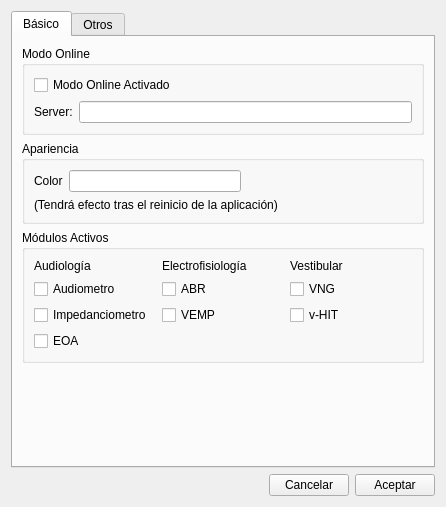
<?xml version="1.0" encoding="UTF-8"?>
<ui version="4.0">
 <class>Config</class>
 <widget class="QWidget" name="Config">
  <property name="geometry">
   <rect>
    <x>0</x>
    <y>0</y>
    <width>446</width>
    <height>507</height>
   </rect>
  </property>
  <property name="windowTitle">
   <string>Configuración</string>
  </property>
  <layout class="QGridLayout" name="gridLayout">
   <item row="0" column="0">
    <widget class="QTabWidget" name="tabWidget">
     <property name="currentIndex">
      <number>0</number>
     </property>
     <widget class="QWidget" name="tab">
      <attribute name="title">
       <string>Básico</string>
      </attribute>
      <layout class="QVBoxLayout" name="verticalLayout_2">
       <item>
        <widget class="QGroupBox" name="groupBox">
         <property name="title">
          <string>Modo Online</string>
         </property>
         <layout class="QVBoxLayout" name="verticalLayout_4">
          <item>
           <widget class="QCheckBox" name="chk_online">
            <property name="text">
             <string>Modo Online Activado</string>
            </property>
           </widget>
          </item>
          <item>
           <layout class="QHBoxLayout" name="horizontalLayout">
            <item>
             <widget class="QLabel" name="lbl_server">
              <property name="text">
               <string>Server:</string>
              </property>
             </widget>
            </item>
            <item>
             <widget class="QLineEdit" name="le_server"/>
            </item>
           </layout>
          </item>
         </layout>
        </widget>
       </item>
       <item>
        <widget class="QGroupBox" name="groupBox_2">
         <property name="title">
          <string>Apariencia</string>
         </property>
         <layout class="QVBoxLayout" name="verticalLayout_5">
          <item>
           <layout class="QHBoxLayout" name="horizontalLayout_3">
            <item>
             <widget class="QLabel" name="lbl_color">
              <property name="text">
               <string>Color</string>
              </property>
             </widget>
            </item>
            <item>
             <widget class="QLineEdit" name="le_color"/>
            </item>
            <item>
             <spacer name="horizontalSpacer">
              <property name="orientation">
               <enum>Qt::Horizontal</enum>
              </property>
              <property name="sizeHint" stdset="0">
               <size>
                <width>40</width>
                <height>20</height>
               </size>
              </property>
             </spacer>
            </item>
           </layout>
          </item>
          <item>
           <widget class="QLabel" name="lbl_adv_color">
            <property name="text">
             <string>(Tendrá efecto tras el reinicio de la aplicación)</string>
            </property>
           </widget>
          </item>
         </layout>
        </widget>
       </item>
       <item>
        <widget class="QGroupBox" name="groupBox_3">
         <property name="title">
          <string>Módulos Activos</string>
         </property>
         <layout class="QGridLayout" name="gridLayout_2">
          <item row="0" column="2">
           <widget class="QLabel" name="lbl_vest">
            <property name="text">
             <string>Vestibular</string>
            </property>
           </widget>
          </item>
          <item row="2" column="0">
           <widget class="QCheckBox" name="chk_audio">
            <property name="text">
             <string>Audiometro</string>
            </property>
           </widget>
          </item>
          <item row="0" column="0">
           <widget class="QLabel" name="lbl_audio">
            <property name="text">
             <string>Audiología</string>
            </property>
           </widget>
          </item>
          <item row="5" column="0">
           <widget class="QCheckBox" name="chk_eoa">
            <property name="text">
             <string>EOA</string>
            </property>
           </widget>
          </item>
          <item row="2" column="1">
           <widget class="QCheckBox" name="chk_abr">
            <property name="text">
             <string>ABR</string>
            </property>
           </widget>
          </item>
          <item row="0" column="1">
           <widget class="QLabel" name="lbl_electro">
            <property name="text">
             <string>Electrofisiología</string>
            </property>
           </widget>
          </item>
          <item row="4" column="1">
           <widget class="QCheckBox" name="chk_vemp">
            <property name="text">
             <string>VEMP</string>
            </property>
           </widget>
          </item>
          <item row="4" column="0">
           <widget class="QCheckBox" name="chk_impe">
            <property name="text">
             <string>Impedanciometro</string>
            </property>
           </widget>
          </item>
          <item row="2" column="2">
           <widget class="QCheckBox" name="chk_vng">
            <property name="text">
             <string>VNG</string>
            </property>
           </widget>
          </item>
          <item row="4" column="2">
           <widget class="QCheckBox" name="chk_vhit">
            <property name="text">
             <string>v-HIT</string>
            </property>
           </widget>
          </item>
         </layout>
        </widget>
       </item>
       <item>
        <spacer name="verticalSpacer">
         <property name="orientation">
          <enum>Qt::Vertical</enum>
         </property>
         <property name="sizeHint" stdset="0">
          <size>
           <width>20</width>
           <height>40</height>
          </size>
         </property>
        </spacer>
       </item>
      </layout>
     </widget>
     <widget class="QWidget" name="tab_2">
      <property name="enabled">
       <bool>false</bool>
      </property>
      <attribute name="title">
       <string>Otros</string>
      </attribute>
      <layout class="QVBoxLayout" name="verticalLayout_3"/>
     </widget>
    </widget>
   </item>
   <item row="1" column="0">
    <layout class="QHBoxLayout" name="horizontalLayout_2">
     <property name="topMargin">
      <number>0</number>
     </property>
     <item>
      <spacer name="horizontalSpacer_2">
       <property name="orientation">
        <enum>Qt::Horizontal</enum>
       </property>
       <property name="sizeHint" stdset="0">
        <size>
         <width>40</width>
         <height>20</height>
        </size>
       </property>
      </spacer>
     </item>
     <item>
      <widget class="QPushButton" name="btn_cancel">
       <property name="text">
        <string>Cancelar</string>
       </property>
      </widget>
     </item>
     <item>
      <widget class="QPushButton" name="btn_accept">
       <property name="text">
        <string>Aceptar</string>
       </property>
      </widget>
     </item>
    </layout>
   </item>
  </layout>
 </widget>
 <resources/>
 <connections/>
</ui>
